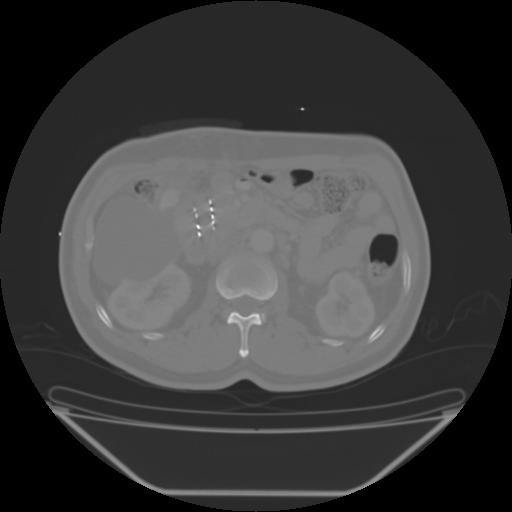
#> input picture Test_Img/4.jpg, 512 x 512 px, found by its file name
$ python threshold_multiotsu.py
#> lines starting #> are read from the running program, lines starting #| are printed output that depends on the picture
from skimage.data import coins
from skimage.filters import threshold_multiotsu
from skimage.color import label2rgb
from skimage import data, io
import numpy as np
image = io.imread('/home/qiao/PythonProjects/Scikit-image_On_CT/Test_Img/4.jpg')
#> image is the input picture: shape (512, 512); min 0, max 254, mean 60.5
thresholds = threshold_multiotsu(image)
#> thresholds = [22, 82]
regions = np.digitize(image, bins=thresholds)
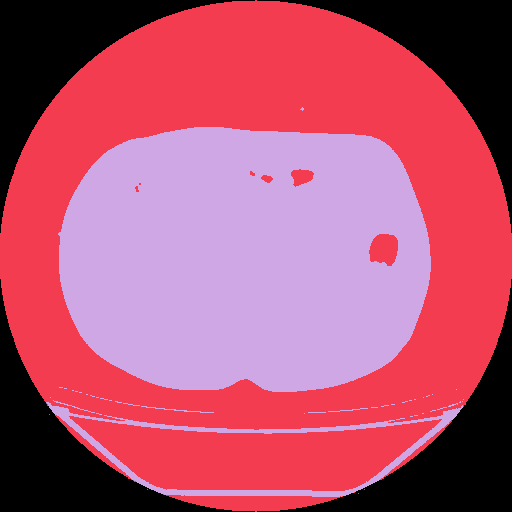
#> regions: shape (512, 512) int64; 3 distinct labels, from 0 to 2; one colour per label, 0 black
regions_colorized = label2rgb(regions)
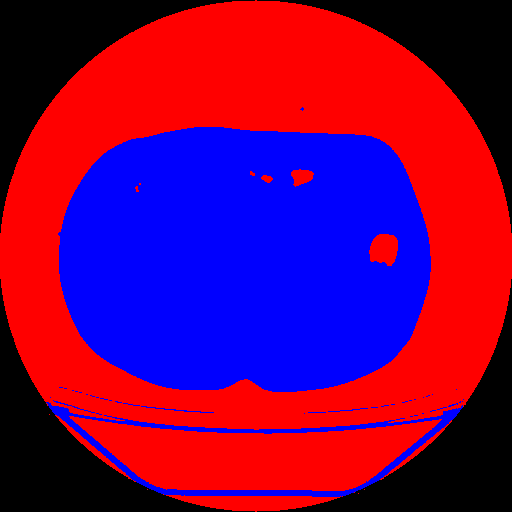
#> regions_colorized: shape (512, 512, 3) float64; mean R, G, B 0.452, 0, 0.334
io.imshow(regions)
io.show()

$ run again, with Test_Img/10.jpg copied over Test_Img/4.jpg
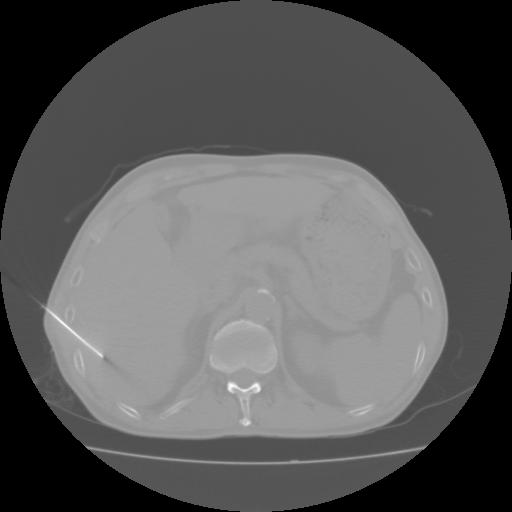
#> input picture Test_Img/10.jpg, 512 x 512 px, found by its file name
#> image is the input picture: shape (512, 512); min 0, max 254, mean 90.7
#> thresholds = [35, 117]
#> `regions = np.digitize(image, bins=thresholds)`:
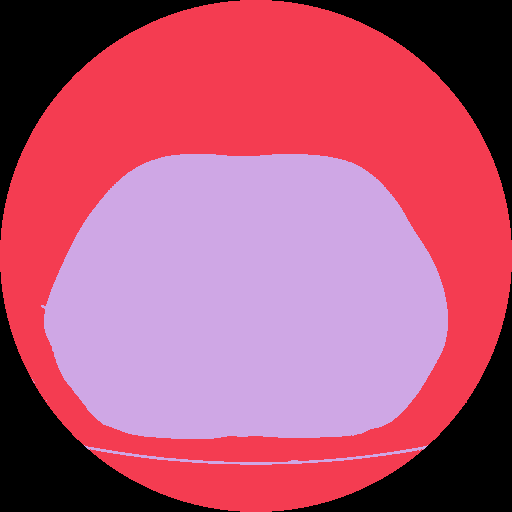
#> regions: shape (512, 512) int64; 3 distinct labels, from 0 to 2; one colour per label, 0 black
#> `regions_colorized = label2rgb(regions)`:
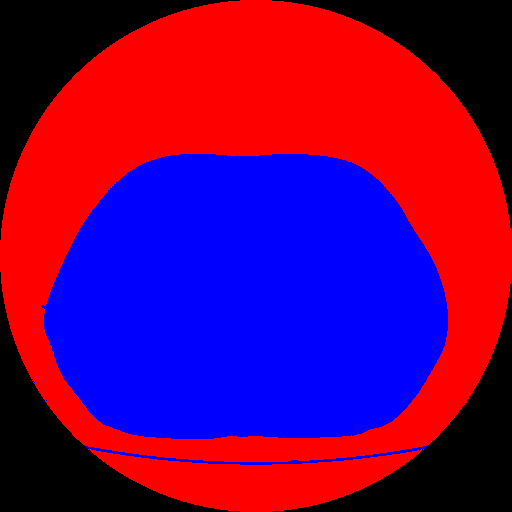
#> regions_colorized: shape (512, 512, 3) float64; mean R, G, B 0.417, 0, 0.368
